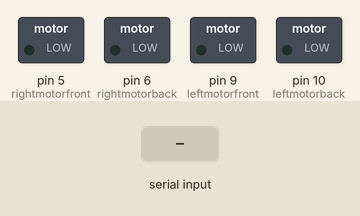
Recording of a sketch running on a simulated Arduino Uno, built with avr-gcc and run on an emulated ATmega328P. On the bench: switched loads named in the sketch (green lamp = pin HIGH). The inputs (shaded band) are chosen by the test bench. What the sketch prints to the serial monitor is not drawn.

Above: at 1.2 s.
1.3 s: byte 70 ('F') received over Serial
At 2.5 s:
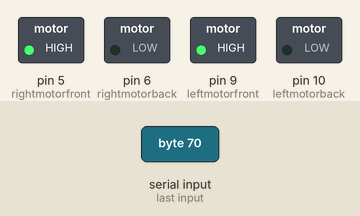
2.8 s: byte 71 ('G') received over Serial
At 3.6 s:
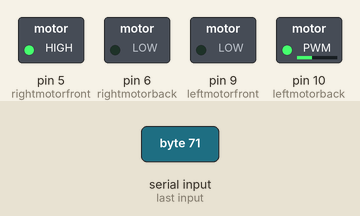
4.3 s: byte 73 ('I') received over Serial
At 4.8 s:
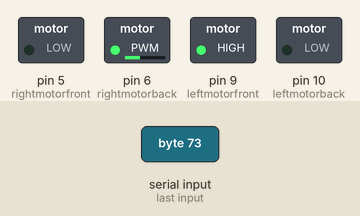
5.8 s: byte 66 ('B') received over Serial
At 7.0 s:
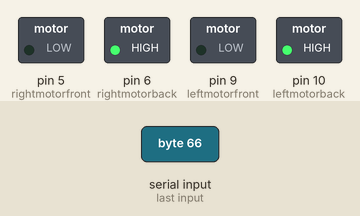
7.3 s: byte 72 ('H') received over Serial
At 8.3 s:
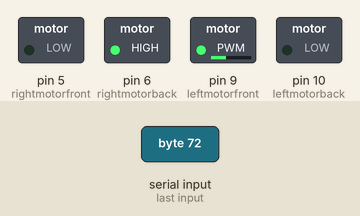
8.8 s: byte 70 ('F') received over Serial
At 9.4 s:
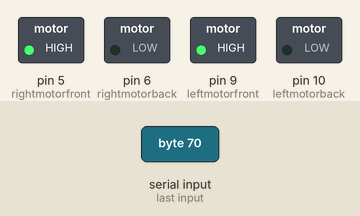
Timing chart, 0 to 11.3 s (numbered marks = the images above; inputs shaded):
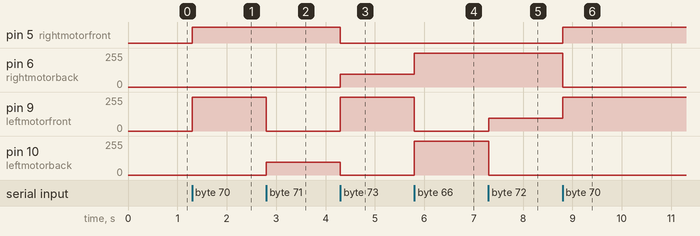

Measured:
- after the input at 1.3 s, pin 5 (rightmotorfront): LOW → HIGH at once; pin 9 (leftmotorfront): 0/255 → 255/255 at once
- after the input at 2.8 s, pin 9 (leftmotorfront): 255/255 → 0/255 at once; pin 10 (leftmotorback): 0/255 → 95/255 at once
- after the input at 4.3 s, pin 5 (rightmotorfront): HIGH → LOW at once; pin 6 (rightmotorback): 0/255 → 95/255 at once; pin 9 (leftmotorfront): 0/255 → 255/255 at once; pin 10 (leftmotorback): 95/255 → 0/255 at once
- after the input at 5.8 s, pin 6 (rightmotorback): 95/255 → 255/255 at once; pin 9 (leftmotorfront): 255/255 → 0/255 at once; pin 10 (leftmotorback): 0/255 → 255/255 at once
- after the input at 7.3 s, pin 9 (leftmotorfront): 0/255 → 95/255 at once; pin 10 (leftmotorback): 255/255 → 0/255 at once
- after the input at 8.8 s, pin 5 (rightmotorfront): LOW → HIGH at once; pin 6 (rightmotorback): 255/255 → 0/255 at once; pin 9 (leftmotorfront): 95/255 → 255/255 at once

The sketch:

Bluetooth_Car.ino
```cpp
//L293 Connection
  const int rightmotorfront  = 5;
  const int rightmotorback  = 6;
  const int leftmotorfront  = 9;
  const int leftmotorback  = 10;
//Useful Variables
  char state;
  int vSpeed=255;

  // Default speed, from 0 to 255

void setup() {
    // Set pins as outputs:
    pinMode(rightmotorfront, OUTPUT);
    pinMode(rightmotorback, OUTPUT);
    pinMode(leftmotorfront, OUTPUT);
    pinMode(leftmotorback, OUTPUT);


    // Initialize serial communication at 9600 bits per second:
    Serial.begin(9600);
}

void loop() {
  //Stop car when connection lost or bluetooth disconnected
//

  //Save income data to variable 'state'
    if(Serial.available() > 0){
      state = Serial.read();
       Serial.print(state);
    }

  //Change speed if state is equal from 0 to 4. Values must be from 0 to 255 (PWM)
    if (state == '0'){
      vSpeed=0;}
    else if (state == '1'){
      vSpeed=100;}
    else if (state == '2'){
      vSpeed=130;}
      else if (state == '3'){
      vSpeed=145;}
      else if (state == '4'){
      vSpeed=160;}
      else if (state == '5'){
      vSpeed=180;}
      else if (state == '6'){
      vSpeed=190;}
      else if (state == '7'){
      vSpeed=210;}
      else if (state == '8'){
      vSpeed=230;}
    else if (state == '9'){
      vSpeed=240;}
    else if (state == 'q'){
      vSpeed=255;}

  /***********************Forward****************************/
  //If state is equal with letter 'F', car will go forward!
    if (state == 'F') {
      analogWrite(rightmotorfront, vSpeed);
        analogWrite(rightmotorback, 0);
        analogWrite(leftmotorfront, vSpeed);
        analogWrite(leftmotorback, 0);
    }
  /**********************Forward Left************************/
  //If state is equal with letter 'G', car will go forward left
    else if (state == 'G') {
      analogWrite(rightmotorfront, vSpeed);
        analogWrite(rightmotorback, 0);
        analogWrite(leftmotorfront, 0);
        analogWrite(leftmotorback, (vSpeed-160));
    }
  /**********************Forward Right************************/
  //If state is equal with letter 'I', car will go forward right
    else if (state == 'I') {
        analogWrite(rightmotorfront, 0);
        analogWrite(rightmotorback, (vSpeed-160));
        analogWrite(leftmotorfront, vSpeed);
        analogWrite(leftmotorback, 0);
    }
  /***********************Backward****************************/
  //If state is equal with letter 'B', car will go backward
    else if (state == 'B') {
      analogWrite(rightmotorfront, 0);
        analogWrite(rightmotorback,vSpeed );
        analogWrite(leftmotorfront, 0);
        analogWrite(leftmotorback, vSpeed);
    }
  /**********************Backward Left************************/
  //If state is equal with letter 'H', car will go backward left
    else if (state == 'H') {
      analogWrite(rightmotorfront, 0);
        analogWrite(rightmotorback, vSpeed);
        analogWrite(leftmotorfront, (vSpeed-160));
        analogWrite(leftmotorback, 0);
    }
  /**********************Backward Right************************/
  //If state is equal with letter 'J', car will go backward right
    else if (state == 'J') {
      analogWrite(rightmotorfront, (vSpeed-160));
        analogWrite(rightmotorback, 0);
        analogWrite(leftmotorfront, 0);
        analogWrite(leftmotorback, vSpeed);
    }
  /***************************Right*****************************/
  //If state is equal with letter 'R', wheels will turn left
    else if (state == 'R') {
      analogWrite(rightmotorfront, 0);
        analogWrite(rightmotorback, vSpeed);
        analogWrite(leftmotorfront, vSpeed);
        analogWrite(leftmotorback, 0);
    }
  /***************************Left*****************************/
  //If state is equal with letter 'L', wheels will turn right
    else if (state == 'L') {
      analogWrite(rightmotorfront, vSpeed);
        analogWrite(rightmotorback, 0);
        analogWrite(leftmotorfront, 0);
        analogWrite(leftmotorback, vSpeed);
    }
      /************************Stop*****************************/
  //If state is equal with letter 'S', stop the car
    else if (state == 'S'){
        analogWrite(rightmotorfront, 0);
        analogWrite(rightmotorback, 0);
        analogWrite(leftmotorfront, 0);
        analogWrite(leftmotorback, 0);
    }


}
```
